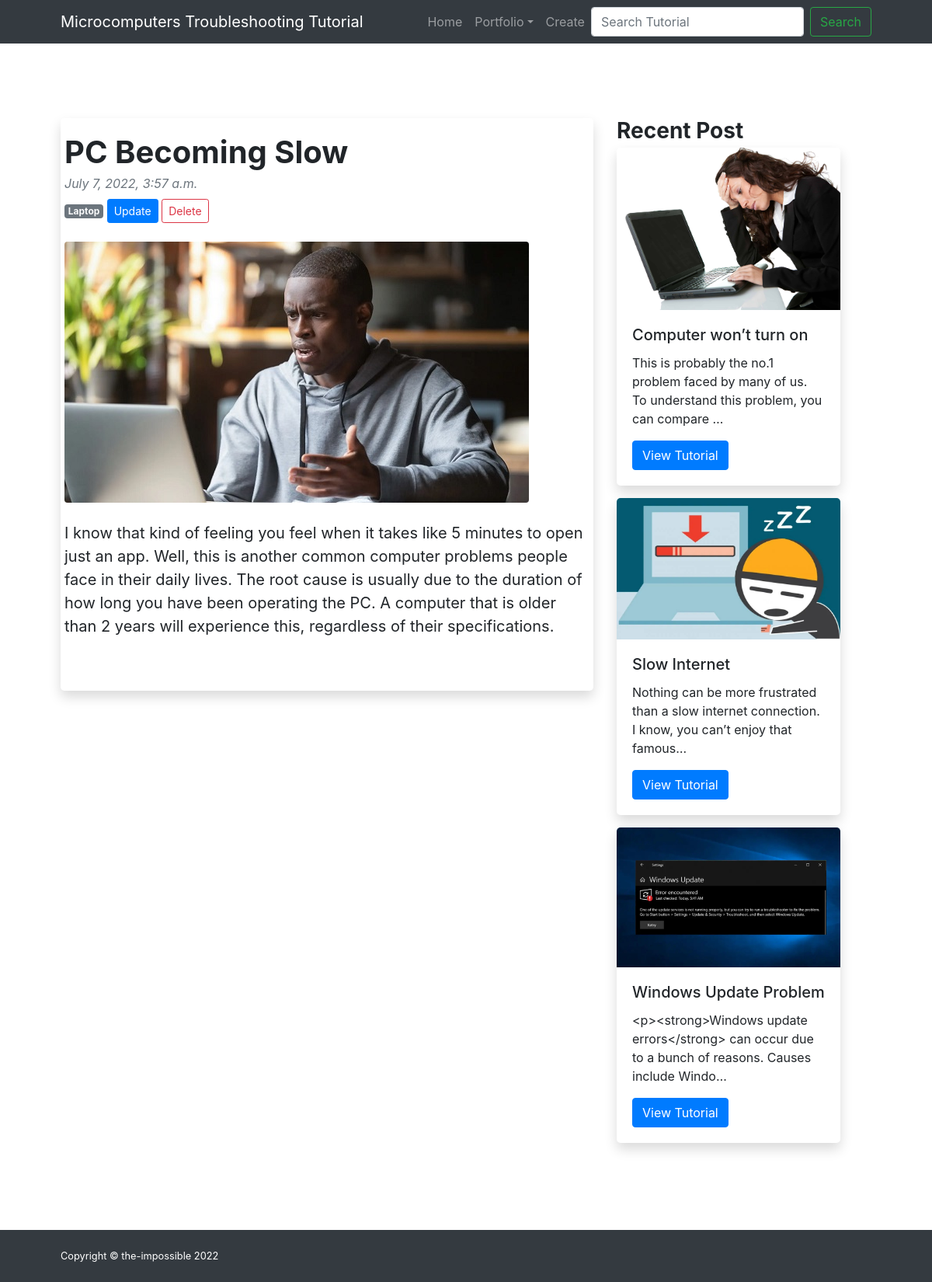
Screenshot of /post_details/pc-becoming-slow with the database file from the repository.
### CST_cms/models.py (models this page shows, shortened)
class Post(models.Model):
    title = models.CharField(max_length=500)
    body = RichTextField()
    post_id = models.UUIDField(default=uuid.uuid4, primary_key=True, unique=True, editable=False)
    slug = models.SlugField(unique=True)
    image = models.ImageField(upload_to='images')
    created = models.DateTimeField(auto_now_add=True)
    modified = models.DateTimeField(auto_now=True)
    category = models.ForeignKey('Category', on_delete=models.SET_NULL, blank=True, null=True)
    approval = models.BooleanField(default=False)

class Category(models.Model):
    title = models.CharField(max_length=100)
    category_id = models.UUIDField(default=uuid.uuid4, primary_key=True, unique=True, editable=False)
    slug = models.SlugField()
    def __str__(self):
        return self.title

### CST_cms/views.py (the view)
# urls.py: path('post_details/<slug>', PostDetailView.as_view(), name='post_details'),
class PostDetailView(DetailView):
    model = Post
    template_name = "cst/post_details.html"
    def get_context_data(self, **kwargs):
        context = super(PostDetailView, self).get_context_data(**kwargs)
        context['recent'] = Post.objects.exclude(post_id__exact=context['object'].post_id)[:4]
        return context

### Templates/cst/post_details.html (shortened to what this page needs)
{% extends "base.html" %}
{% load static %}
{% block head %}
    {% include "partials/head.html" %}
    <link href="{% static 'css/bootstrap.css' %}" rel="stylesheet" />
{% endblock %}
{% block content %}
<body class="d-flex flex-column">
{% block body %}
<main class="flex-shrink-0">
    {% include "partials/nav.html" %}
    <section class="py-5">
        <div class="container px-5 my-5">
            <div class="row gx-5">
                <div class="col-lg-8">
                    <div class="card border-0 shadow rounded-3 overflow-hidden">
                        <div class="card-body">
                            <div class="row gx-0">
                                <article>
                                    <header class="mb-4">
                                        <h1 class="fw-bolder mb-1">{{ object.title }}</h1>
                                        <div class="text-muted fst-italic mb-2">{{ object.created }}</div>
                                        <a class="badge bg-secondary text-decoration-none link-light" href="#!">{{ object.category }}</a>
                                        <a class="btn btn-primary btn-sm" href="{% url 'cst:update_post' object.slug %}">Update</a>
                                        <a href="" class="btn-sm btn btn-outline-danger" data-toggle="modal" data-target="#object"> Delete</a>
                                    </header>
                                    <figure class="mb-4"><img class="img-fluid rounded" src="{% if object.image.url != '' %} {{ object.image.url }} {% else %} {% static 'images/tutorial.png' %} {% endif %}" alt="..." /></figure>
                                    <section class="mb-5">
                                        <p class="fs-5 mb-4">{{ object.body|safe }}</p>
                                    </section>
                                </article>
                            </div>
                        </div>
                    </div>
                </div>
                <div class="col-lg-4">
                    <h3 class="fw-bolder mb-1">Recent Post</h3>
                    {% for post in recent %}
                    <div class="card border-0 shadow rounded-3 overflow-hidden mb-3" style="width: 18rem;">
                        <img src="{{ post.image.url }}" class="card-img-top" alt="...">
                        <div class="card-body">
                          <h5 class="card-title">{{ post.title }}</h5>
                          <p class="card-text">{{ post.body|truncatechars:100}}</p>
                          <a href="{% url 'cst:post_details' post.slug %}" class="btn btn-primary">View Tutorial</a>
                        </div>
                    </div>
                    {% endfor %}
                </div>
            </div>
        </div>
    </section>
</main>
{% endblock %}
{% include "partials/footer.html" %}
</body>
{% endblock %}

### rows the page displays
Post: title "PC Becoming Slow", created "July 7, 2022, 3:57 a.m.", category "Laptop", image (picture), body "I know that kind of feeling you feel when it takes like 5 minutes to open just an app. Well, this is another common computer problems people face in their daily lives. The root cause is usually due to the duration of how long you have been operating the PC. A computer that is older than 2 years will experience this, regardless of their specifications."
Post: image (picture), title "Computer won’t turn on", body "This is probably the no.1 problem faced by many of us. To understand this problem, you can compare …"
Post: image (picture), title "Slow Internet", body "Nothing can be more frustrated than a slow internet connection. I know, you can’t enjoy that famous…"
Post: image (picture), title "Windows Update Problem", body "<p><strong>Windows update errors</strong> can occur due to a bunch of reasons. Causes include Windo…"
